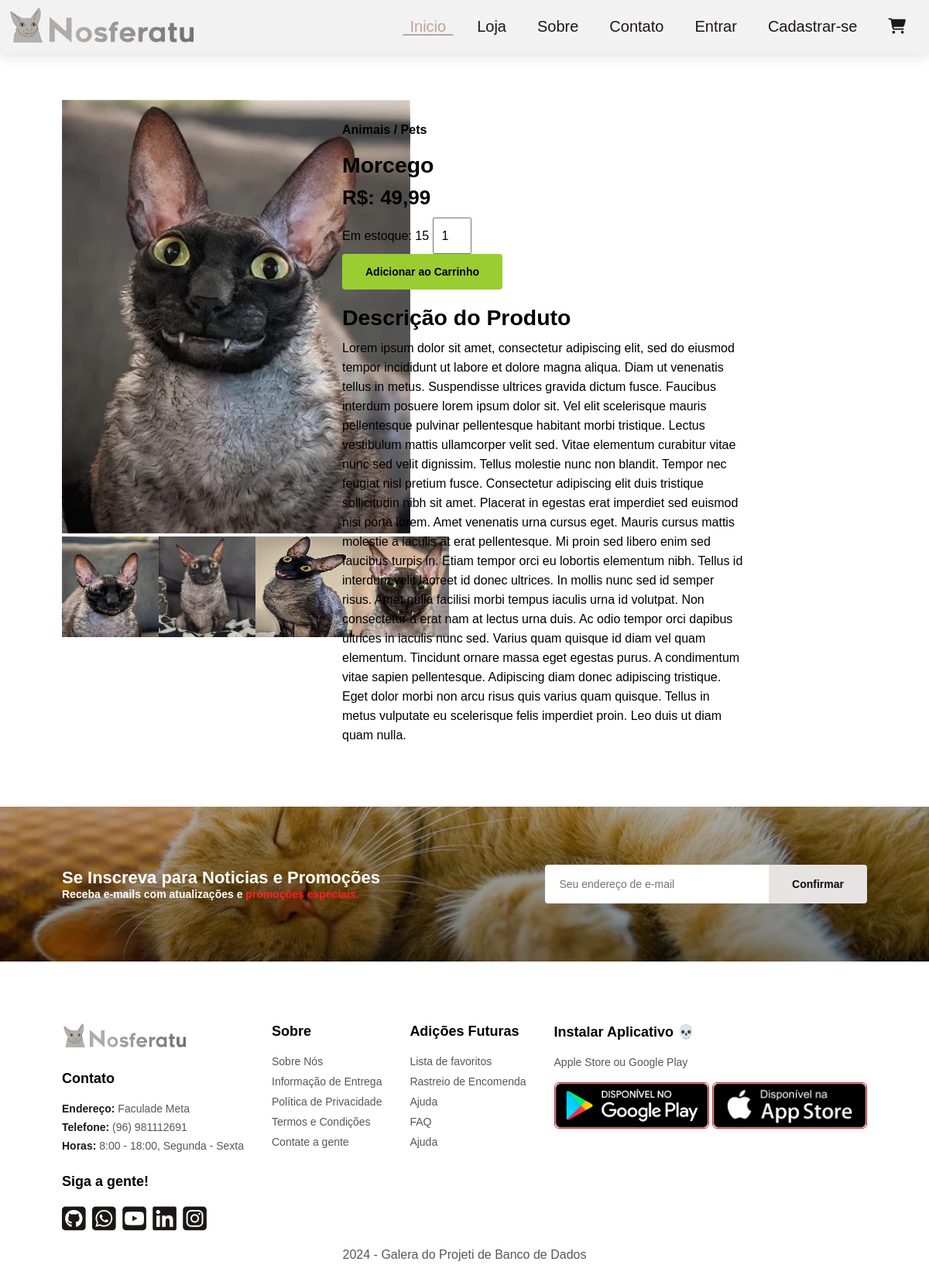
The app's page /produto/2 with its own data.
### loja/models.py (models this page shows, shortened)
class Produto(models.Model):
    nome = models.CharField(max_length=255, blank=False, null=False, default="Produto sem nome")
    descricao = models.CharField(max_length=2048, blank=False, null=False, default="")
    mini_descricao = models.CharField(max_length=255, blank=False, null=False, default="")
    preco = models.DecimalField(max_digits=11, decimal_places=2, blank=False, null=False, default=0.0)
    estoque = models.IntegerField(blank=False, null=False, default=0)
    peso = models.DecimalField(max_digits=11, decimal_places=2, blank=False, null=False, default=0.0)
    cod_barras = models.CharField(max_length=255, blank=False, null=False, default="000000000")
    desconto = models.DecimalField(max_digits=5, decimal_places=2, blank=False, null=False, default=0.0)
    avaliacao = models.IntegerField(blank=False, null=False, default=0)
    url_imagem = models.CharField(max_length=255, blank=False, null=False, default="")
    def __str__(self):
        return f"Produto: {self.nome}"

### loja/views.py (the view)
# urls.py: path("produto/<int:id_produto>", views.produto, name="produto")
def produto(request: HttpRequest, id_produto: int):
    produto = Produto.objects.filter(id = id_produto).first()
    print("Produto encontrados:", produto)
    return render(request, "loja/sprodutct.html", {"produto": produto})

### loja/templates/loja/sprodutct.html (shortened to what this page needs)
{% load static %}
<!DOCTYPE html>
<html lang="en">
    <head>
        <link href="{% static 'loja/styles.css'%}" rel="stylesheet">
        <link rel="stylesheet" href="https://cdnjs.cloudflare.com/ajax/libs/font-awesome/6.5.2/css/all.min.css">
        <link href="https://fonts.cdnfonts.com/css/renogare" rel="stylesheet">
    </head>
    <body>
        {% include 'loja/snippets/header.html' %}
        <section id="prodetails" class="section-p1">
            <div class="single-pro-image">
                <img width="100%" id="MainImg" src="{{ produto.url_imagem }}" alt="TESTE">
                <div class="small-img-group">
                    <div class="small-img-col">
                        <img width="100%" class="small-img" src="/static/img/gatos/gatomorcego2.jpg" alt="TESTE">
                    </div>
                    <div class="small-img-col">
                        <img width="100%" class="small-img" src="/static/img/gatos/gatomorcego3.jpg" alt="TESTE">
                    </div>
                    <div class="small-img-col">
                        <img width="100%" class="small-img" src="/static/img/gatos/gatomorcego4.jpeg" alt="TESTE">
                    </div>
                    <div class="small-img-col">
                        <img width="100%" class="small-img" src="/static/img/gatos/gatomorcego5.jpg" alt="TESTE">
                    </div>
                </div>
            </div>
            <div class="single-pro-details">
                <h6>Animais / Pets</h6>
                <h4>{{ produto.nome }}</h4>
                <h2>R$: {{ produto.preco }}</h2>
                <div>
                    <span>Em estoque: {{ produto.estoque }}</span>
                    <input type="number" value="1">
                </div>
                <button class="normal">Adicionar ao Carrinho</button>
                <h4>Descrição do Produto</h4>
                <span>{{ produto.descricao }}</span>
            </div>
        </section>
        {% include 'loja/snippets/newsletter.html' %}
        {% include 'loja/snippets/footer.html' %}
    </body>
</html>

### loja/static/loja/styles.css (style rules this page uses)
* { font-family: "Renogare", sans-serif; box-sizing: border-box; text-decoration: none; margin: 0; padding: 0; }
html { font-size: 100%; }
h2 { font-size: 3.158rem; }
h4 { font-size: 1.777rem; }
body { width: 100%; }
.section-p1 { padding: 40px 80px; }
button.normal { font-size: 14px; font-weight: 600; padding: 15px 30px; color: #0d0d0d; background-color: yellowgreen; border-radius: 4px; cursor: pointer; border: none; outline: none; transition: 0.2s; }
#prodetails { display: flex; margin-top: 20px; }
#MainImg { width: 56.2vh; height: 70vh; }
#prodetails .single-pro-image { width: 30%; margin-right: 50px; }
.small-img-group { display: flex; justify-content: space-between; }
.small-img { width: 125px; height: 130px; }
.small-img-col { flex-basis: 24%; cursor: pointer; }
#prodetails .single-pro-details { width: 50%; padding-top: 30px; }
#prodetails .single-pro-details h6 { font-size: 16px; }
#prodetails .single-pro-details h4 { padding: 20px 0 10px 0; }
#prodetails .single-pro-details h2 { font-size: 26px; padding-bottom: 10px; }
#prodetails .single-pro-details input { width: 50px; height: 47px; padding-left: 10px; font-size: 16px; margin-right: 10px; }
#prodetails .single-pro-details button { background: yellowgreen; color: black; }
#prodetails .single-pro-details span { line-height: 25px; font-weight: 200; }

### records on screen
Produto: url_imagem (picture), nome "Morcego", preco "49,99", estoque "15", descricao "Lorem ipsum dolor sit amet, consectetur adipiscing elit, sed do eiusmod tempor incididunt ut labore et dolore magna aliqua. Diam ut venenatis tellus in metus. Suspendisse ultrices gravida dictum fusce. Faucibus interdum posuere lorem ipsum dolor sit. Vel elit scelerisque mauris pellentesque pulvinar pellentesque habitant morbi tristique. Lectus vestibulum mattis ullamcorper velit sed. Vitae elementum curabitur vitae nunc sed velit dignissim. Tellus molestie nunc non blandit. Tempor nec feugiat nisl pretium fusce. Consectetur adipiscing elit duis tristique sollicitudin nibh sit amet. Placerat in egestas erat imperdiet sed euismod nisi porta lorem. Amet venenatis urna cursus eget. Mauris…"
